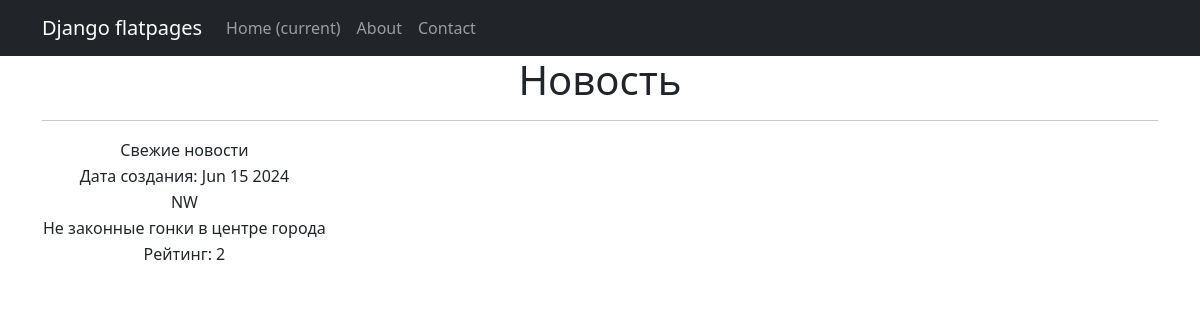
Screenshot of /news/3 with the database file from the repository.
### news/models.py (models this page shows, shortened)
class Post(models.Model):
    ARTICLE = 'AR'
    NEWS = 'NW'
    POST_TYPE = [
        (ARTICLE, 'Статья'),
        (NEWS, 'Новость')
    ]
    author = models.ForeignKey(Author, on_delete=models.CASCADE, verbose_name='Автор')
    categoryType = models.CharField(max_length=2, choices=POST_TYPE, default=ARTICLE, verbose_name='Тип')
    dateCreation = models.DateTimeField(auto_now_add=True, verbose_name='Дата создания')
    postCategory = models.ManyToManyField(Category, through='PostCategory', verbose_name='Категория')
    title = models.CharField(max_length=128, verbose_name='Заголовок')
    text = models.TextField(verbose_name='Текст')
    rating = models.SmallIntegerField(default=0, verbose_name='Рейтинг')

### news/views.py (the view)
# urls.py: path('<int:pk>', PostsDetail.as_view(), name='post_detail'),
class PostsDetail(DetailView):
    model = Post
    template_name = 'news1.html'
    context_object_name = 'news1'

### news/templatetags/custom_filters.py (called while the page is built)
@register.filter()
def censor(text):
    for bad_word in bad_words:
        if bad_word in text:
            filtered_word = bad_word[0] + "*" * (len(bad_word) - 1)
            text = text.replace(bad_word, filtered_word)
    return text

### templates/news1.html (shortened to what this page needs)
{% extends 'flatpages/default.html' %}
{% load custom_filters %}
{% block content %}
<h1>Новость</h1>
<hr>
       <table>
           <tr>
               <td>{{ news1.title|censor }}</td>
           </tr>
           <tr>
               <td>Дата создания: {{news1.dateCreation| date:'M d Y'}}</td>
           </tr>
           <tr>
               <td>{{ news1.categoryType }}</td>
           </tr>
           <tr>
               <td>{{ news1.text|censor }}</td>
           </tr>
           <tr>
               <td>Рейтинг: {{news1.rating}}</td>
           </tr>
       </table>
{% endblock content %}

### rows the page displays
Post: title|censor "Свежие новости", dateCreation "Jun 15 2024", categoryType "NW", text|censor "Не законные гонки в центре города", rating "2"
